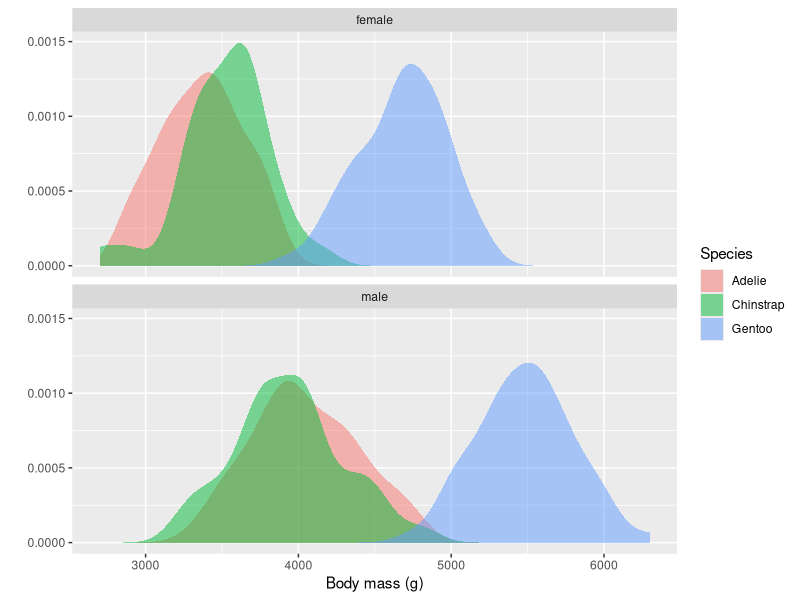
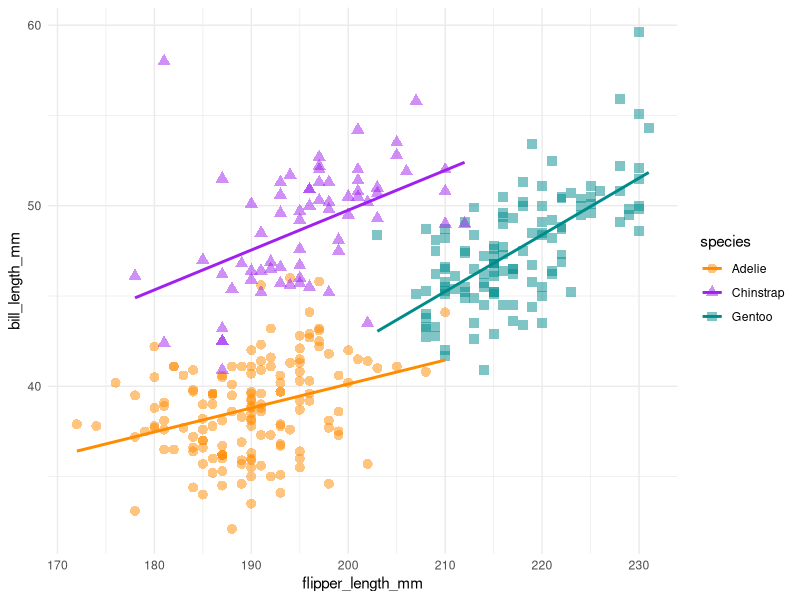

Write R code to recreate these figures, in order.
library(tidyverse)
library(palmerpenguins)

## Exercise 1

penguins |>
  filter(!is.na(sex)) |>
  #mutate(
  #  sex = factor(sex, levels = c("male", "female"))
  #) |>
  ggplot(
    aes(x = body_mass_g, fill = species)
  ) +
  geom_density(alpha=0.5, color=NA) +
  facet_wrap(~sex, ncol=1) +
  labs(
    y = "", fill = "Species", x = "Body mass (g)"
  )


## Exercise 2

penguins |>
  ggplot(
    aes(x = flipper_length_mm, y = bill_length_mm, color = species)
  ) +
  geom_point(
    aes(shape = species), size=3, alpha=0.5,
    na.rm = TRUE
  ) +
  theme_minimal() +
  geom_smooth(method="lm", formula=y~x, se=FALSE, na.rm=TRUE) +
  scale_color_manual(values = c("darkorange", "purple", "cyan4"))
